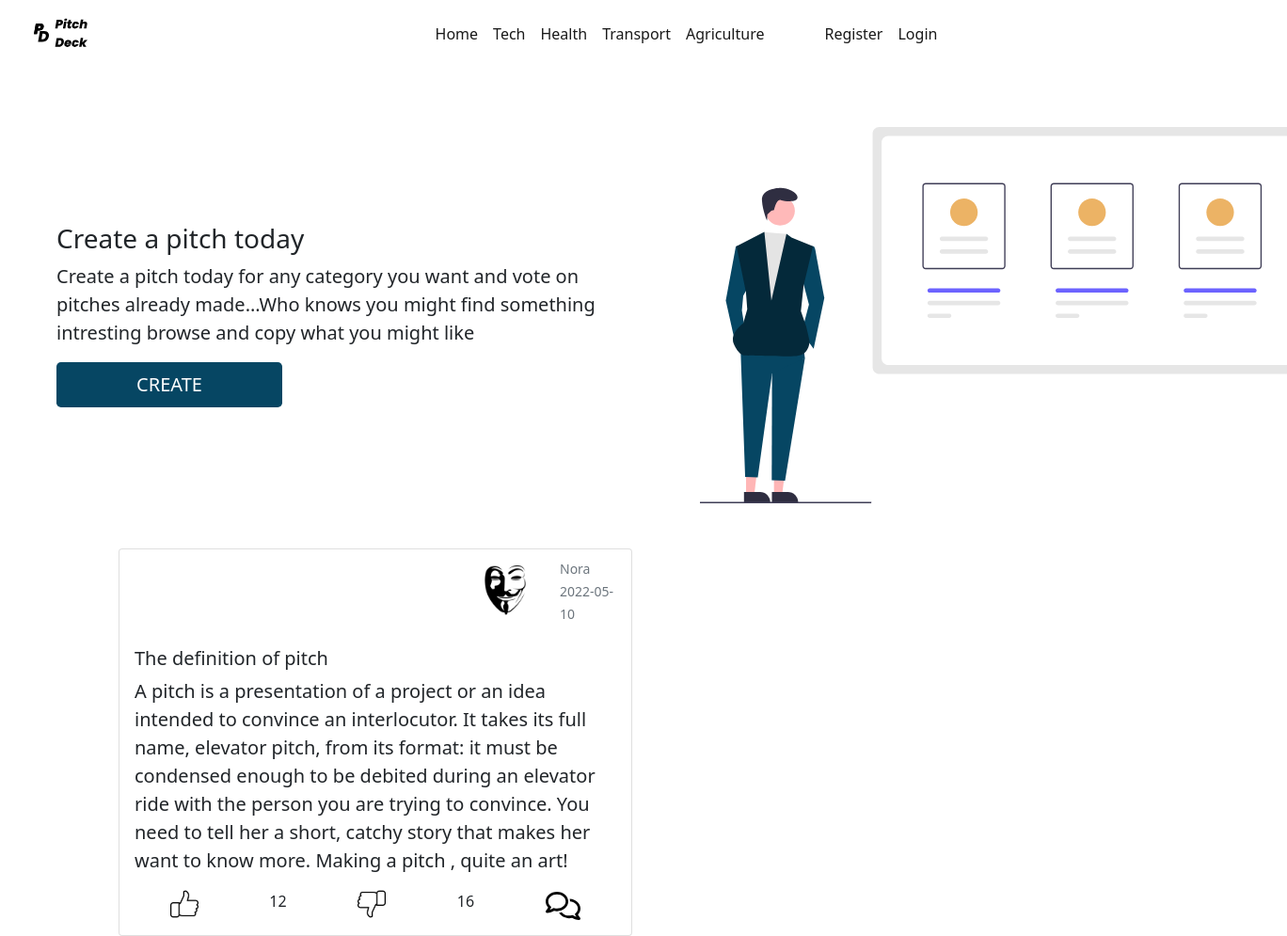
Before: / with the older database file.
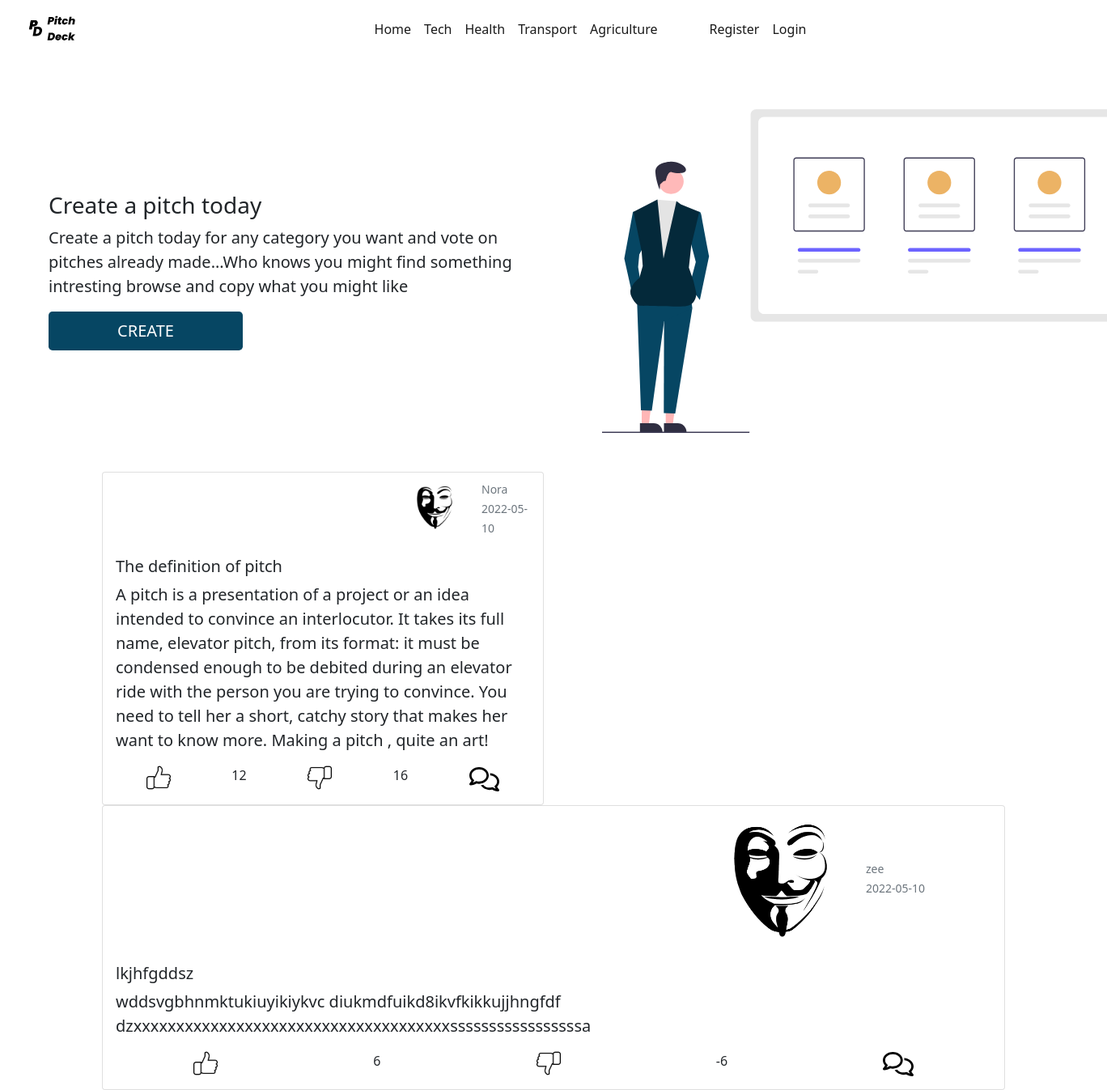
After: the same page with the newer database file.
### app/models.py (models this page shows, shortened)
class Pitch(db.Model):
    id = db.Column(db.Integer, primary_key=True)
    title = db.Column(db.String, nullable=False)
    content = db.Column(db.String, nullable=False)
    likes= db.Column(db.Integer, nullable=False,default=0)
    dislikes= db.Column(db.Integer, nullable=False,default=0)
    comments= db.Column(db.String, )
    category= db.Column(db.String)
    date_created = db.Column(db.Date, nullable=False, default=datetime.utcnow)
    user_id = db.Column(db.Integer, db.ForeignKey('user.id'), nullable=False)

class User(db.Model, UserMixin):
    id = db.Column(db.Integer, primary_key=True)
    username = db.Column(db.String, nullable=False, unique=True)
    email = db.Column(db.String, nullable=False, unique=True)
    password = db.Column(db.String, nullable=False)
    profile = db.Column(db.String, nullable=False, default='anon.png')
    pitches = db.relationship('Pitch', backref='author', lazy=True)

### app/routes.py (the view)
@app.route('/')
def home():
    pitches = Pitch.query.all()
    return render_template('index.html', pitches=pitches)

### app/templates/index.html (shortened to what this page needs)
{% extends 'layout.html' %}
{% block body %}
    <div class="container-fluid mt-3">
        <div class="row">
            <div class="col-md-6  mx-auto mt-auto mb-auto px-5 ">
                <p class="h3">
                    Create a pitch today
                </p>
                <p class="lead">
                    Create a pitch today for any category you want and vote on pitches already made...Who knows you might find
                    something intresting browse and copy what you might like
                </p>
                <a href="{{url_for('create')}}" class="btn btn-lg btn-outline">CREATE</a>
            </div>
            <div class="col-md-6">
                <img src="{{url_for('static',filename='/assets/img.svg')}}" class="img-responsive f-img m-5" alt="">
            </div>
        </div>
    </div>
    <div class="container">
      <div class="row row-cols-1 row-cols-md-2 g-4">
    {% for pitch in pitches %}
        <div class="col ">
          <div class="card">
              <div class="row  p-2">
                  <div class="col-md-8"></div>
                <div class="col-md-2">
                    <img src="{{url_for('static', filename='/profiles/'+pitch.author.profile)}}" class="img-thumbnail img-fluid border border-white" alt="Profile picture" >
                </div>
                <div class="col-md-2 mx-auto mt-auto mb-auto text-muted">
                    <small>{{pitch.author.username}}</small>
                    <br>
                    <small>{{pitch.date_created}}</small>
                </div>
              </div>
            <div class="card-body">
              <h5 class="card-title">{{pitch.title}}</h5>
              <p class="card-text lead">{{pitch.content}}</p>
              <div class="d-flex justify-content-around">
                <a href="{{url_for('likes',pitchid=pitch.id)}}"><img src="{{url_for('static',filename='/assets/like.svg')}}" alt=""></a>{{pitch.likes}}
                <a href="{{url_for('dislikes',pitchid=pitch.id)}}"><img src="{{url_for('static',filename='/assets/unlike.svg')}}"  alt=""></a>{{pitch.dislikes}}
                <a  data-bs-toggle="collapse" href="#comments{{pitch.id}}" class="lead text-decoration-none">
                  <img src="{{url_for('static',filename='/assets/comment.svg')}}" height="30" alt="">
                </a>
              </div>
              </div>
            </div>
          </div>
        </div>
      {% endfor %}
</div>
{% endblock %}

### app/templates/layout.html (shortened to what this page needs)
<!DOCTYPE html>
<html lang="en">
<head>
    <link rel="stylesheet" href='{{url_for('static',filename='main.css')}}'>
    <link href="https://cdn.jsdelivr.net/npm/bootstrap@5.1.3/dist/css/bootstrap.min.css"
    rel="stylesheet"
>
</head>
<body>
    <div class="container-fluid">
        <div class="container-fluid">
            <nav class="navbar navbar-expand-lg navbar-light bg-transparent">
              <div class="container-fluid">
                <a class="navbar-brand"  href="{{url_for('home')}}">
                  <img src= "{{url_for('static',filename='/assets/logo.svg')}}" alt="logo" width="75" height="45" >
                </a>
                <div class="collapse navbar-collapse justify-content-evenly " id="navbarNav">
                  <ul class="navbar-nav">
                    <li class="nav-item">
                      <a class="nav-link active" aria-current="page" href="{{url_for('home')}}">Home</a>
                    </li>
                    <li class="nav-item">
                      <a class="nav-link active" href="{{url_for('home')}}">Tech</a>
                    </li>
                    <li class="nav-item">
                      <a class="nav-link active" href="{{url_for('home')}}">Health</a>
                    </li>
                    <li class="nav-item">
                      <a class="nav-link active" href="{{url_for('home')}}">Transport</a>
                    </li>
                    <li class="nav-item me-5">
                      <a class="nav-link active" href="{{url_for('home')}}">Agriculture</a>
                      {% if current_user.is_authenticated %}
                      <li class="nav-item">
                        <a class="nav-link active " href="{{url_for('create')}}">Create</a>
                      <li class="nav-item">
                      <a class="nav-link active " href="{{url_for('account')}}">Account</a>
                      <li class="nav-item">
                      <a class="nav-link active" href="{{url_for('logout')}}">Logout</a>
                    </li>
                      {%else%}
                      {%if request.url_rule.endpoint != 'register' %}
                      <li class="nav-item">
                        <a class="nav-link active" href="{{url_for('register')}}">Register</a>
                      </li>
                      {% endif %}
                      {%if request.url_rule.endpoint != 'login'%}
                      <li class="nav-item">
                        <a class="nav-link active" href="{{url_for('login')}}">Login</a>
                      </li>
                      {%endif%}
                      {% endif %}
                </div>
              </div>
            </nav>
        </div>
        {% block body %}
        {% endblock %}
    </div>
</body>
</html>

### app/static/main.css (style rules this page uses)
.f-img { height: 50vh }
.btn { background-color: #064663 !important; box-shadow: none; background-color: transparent; height: 3rem; width: 15rem; box-shadow: none; outline: none; color: #fff!important; }

Changed rows visible on the page:
added Pitch: profile (picture), author.username "zee", date_created "2022-05-10", title "lkjhfgddsz", content "wddsvgbhnmktukiuyikiykvc diukmdfuikd8ikvfkikkujjhngfdf dzxxxxxxxxxxxxxxxxxxxxxxxxxxxxxxxxxxxxxsssssssssssssssssa", likes "6", dislikes "-6"
